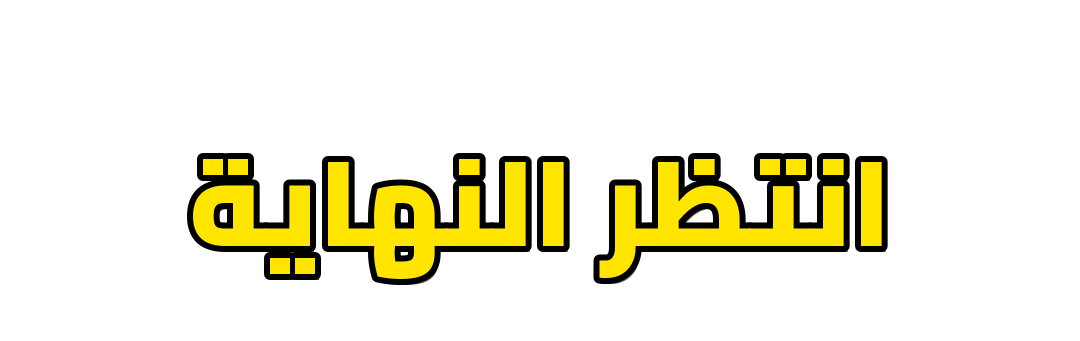
#> input picture montage/t_hook.png, 1080 x 341 px, given in place of c3b73f6f-image.png, which was not available
$ python make.py ../montage/t_hook.png ../montage/t_main.png
#> lines starting #> are read from the running program, lines starting #| are printed output that depends on the picture
import sys, math, colorsys, subprocess, os
from PIL import Image, ImageDraw, ImageFont, ImageFilter
SRC="/root/.claude/uploads/00f38a8b-0a5b-5b17-a4d8-959bacdf30df/c3b73f6f-image.png"
NAME=sys.argv[1] if len(sys.argv)>1 else "YOUR NAME"
SUB=sys.argv[2] if len(sys.argv)>2 else "LIVE STREAM"
OUT=os.path.dirname(os.path.abspath(__file__))
FPS,DUR=30,4; N=FPS*DUR
base=Image.open(SRC).convert("RGB"); W,H=base.size
#> after `base = Image.open(SRC).convert('RGB')`:
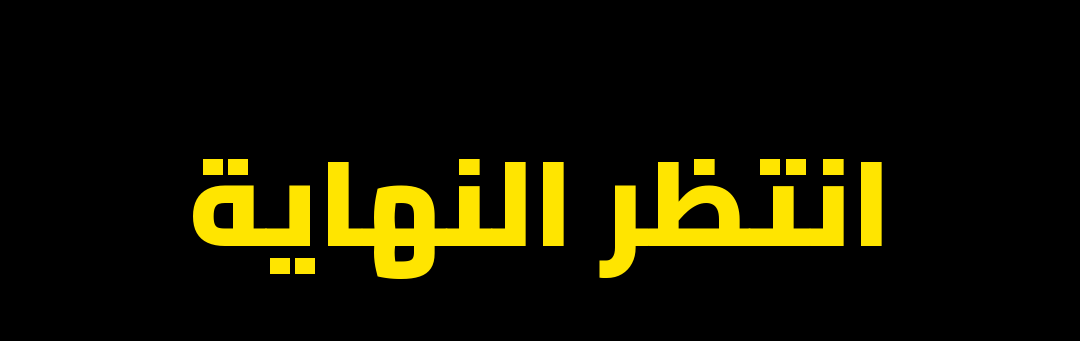
#> base: PIL image 1080x341 RGB; mean R, G, B 22.1, 19.8, 0
#> after `W, H = base.size`: W = 1080; H = 341
W-=W%2; H-=H%2; base=base.resize((W,H))
#> after `H -= H % 2`: H = 340
F="/usr/share/fonts/opentype/inter/InterDisplay-Bold.otf"
fn=ImageFont.truetype(F,int(H*0.06)); fs=ImageFont.truetype(F,int(H*0.028)); fl=ImageFont.truetype(F,int(H*0.03))
def grad(t,off):  # neon purple<->blue
    h=(0.62+0.17*(0.5+0.5*math.sin(2*math.pi*(t+off))))
    return tuple(int(c*255) for c in colorsys.hsv_to_rgb(h,0.85,1))
def perim(t,m,w,h):
    # point on rectangle perimeter, t in 0..1
    P=2*(w+h); d=(t%1)*P
    if d<w: return (m+d,m)
    d-=w
    if d<h: return (m+w,m+d)
    d-=h
    if d<w: return (m+w-d,m+h)
    d-=w; return (m,m+h-d)
os.makedirs("/tmp/fr",exist_ok=True)
m=int(H*0.025); bw,bh=W-2*m,H-2*m
#> after `m = int(H * 0.025)`: m = 8
#> after `bw, bh = (W - 2 * m, H - 2 * m)`: bw = 1064; bh = 324
for i in range(N):
    t=i/N
    # slow zoom
    z=1+0.03*t; cw,ch=W/z,H/z
    fr=base.crop((int((W-cw)/2),int((H-ch)/2),int((W+cw)/2),int((H+ch)/2))).resize((W,H),Image.LANCZOS)
    # vignette
    ov=Image.new("RGBA",(W,H),(0,0,0,0)); d=ImageDraw.Draw(ov)
    glow=Image.new("RGBA",(W,H),(0,0,0,0)); g=ImageDraw.Draw(glow)
    # frame segments with animated gradient
    S=240
    for k in range(S):
        a=k/S; b=(k+1.5)/S
        p1=perim(a,m,bw,bh); p2=perim(b,m,bw,bh)
        c=grad(a,-t)
        g.line([p1,p2],fill=c+(255,),width=int(H*0.012))
        d.line([p1,p2],fill=c+(255,),width=int(H*0.005))
    # moving bright comet
    for j in range(40):
        p=perim(t*2-j*0.002,m,bw,bh); r=int(H*0.012*(1-j/40))+1
        g.ellipse([p[0]-r*2,p[1]-r*2,p[0]+r*2,p[1]+r*2],fill=(255,255,255,int(255*(1-j/40))))
    glow=glow.filter(ImageFilter.GaussianBlur(H*0.012))
    fr=Image.alpha_composite(fr.convert("RGBA"),glow); fr=Image.alpha_composite(fr,ov)
    d=ImageDraw.Draw(fr)
    # name plate slides in (ease-out) first 0.6s
    e=min(1,i/(FPS*0.6)); e=1-(1-e)**3
    pw=int(W*0.34); ph=int(H*0.14); x=int(m*2+ (e-1)*(pw+m*3)); y=int(H-m*2-ph)
    plate=Image.new("RGBA",(pw,ph),(0,0,0,0)); pd=ImageDraw.Draw(plate)
    pd.rounded_rectangle([0,0,pw-1,ph-1],radius=int(ph*0.25),fill=(12,10,30,205),outline=grad(0,-t)+(255,),width=3)
    pd.rounded_rectangle([0,0,int(ph*0.12),ph-1],radius=4,fill=grad(0.5,-t)+(255,))
    pd.text((int(ph*0.3),int(ph*0.12)),NAME,font=fn,fill=(255,255,255,255))
    pd.text((int(ph*0.3),int(ph*0.62)),SUB,font=fs,fill=grad(0.2,-t)+(255,))
    fr.alpha_composite(plate,(x,y))
    # LIVE badge pulsing
    pulse=0.5+0.5*math.sin(2*math.pi*t*2)
    bx,by=int(m*2),int(m*2); bwid=int(W*0.1); bhei=int(H*0.065)
    d.rounded_rectangle([bx,by,bx+bwid,by+bhei],radius=bhei//3,fill=(225,30,60,255))
    r=int(bhei*0.14+pulse*3); cx,cy=bx+int(bhei*0.4),by+bhei//2
    d.ellipse([cx-r,cy-r,cx+r,cy+r],fill=(255,255,255,255))
    d.text((bx+int(bhei*0.75),by+bhei//2),"LIVE",font=fl,fill=(255,255,255,255),anchor="lm")
    fr.convert("RGB").save(f"/tmp/fr/{i:03d}.png")
#> this loop made 120 passes
#> pass 1, `glow=glow.filter(ImageFilter.GaussianBlur(H*0.012))`:
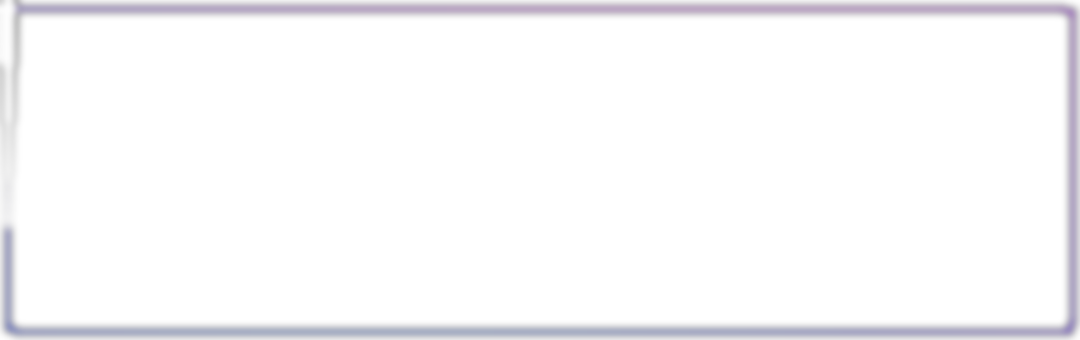
#> glow: PIL image 1080x340 RGBA; mean R, G, B, A 4.6, 3.2, 8.7, 8.1; transparent parts drawn white
#> pass 1, `fr = Image.alpha_composite(fr.convert('RGBA'), glow)`:
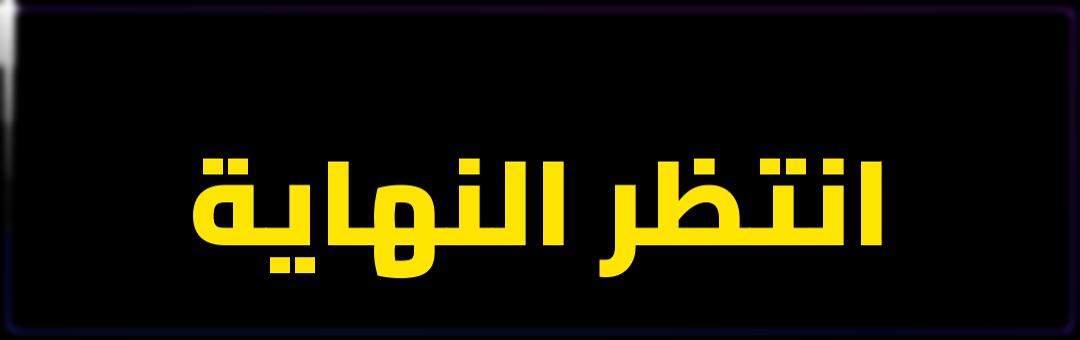
#> fr: PIL image 1080x340 RGBA; mean R, G, B, A 23.7, 21.1, 2.7, 255
#> after the loop:
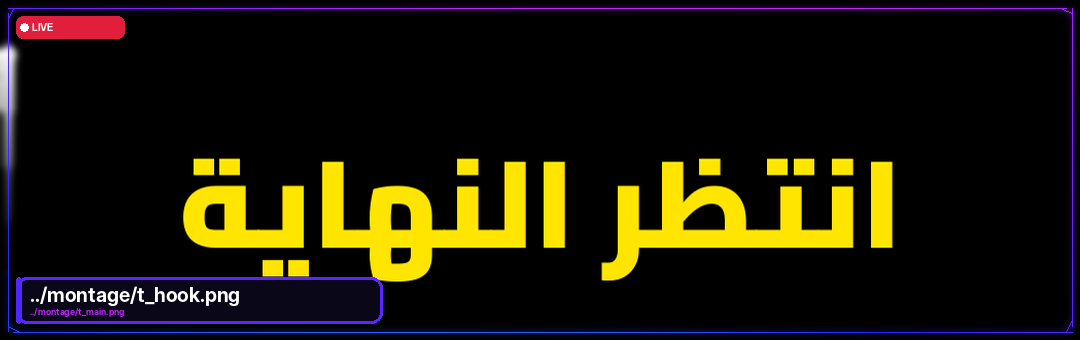
#> fr: PIL image 1080x340 RGBA; mean R, G, B, A 29.1, 24.3, 8.5, 255
#> after the loop:
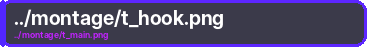
#> plate: PIL image 367x47 RGBA; mean R, G, B, A 44.3, 32.5, 82.8, 215.9; transparent parts drawn white
#> (the run stopped early here; a loop or call above may not have finished)
